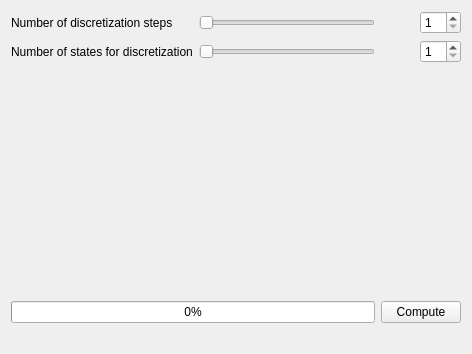
<ui version="4.0" >
 <class>SimpleMCModelerWidget</class>
 <widget class="QWidget" name="SimpleMCModelerWidget" >
  <property name="geometry" >
   <rect>
    <x>0</x>
    <y>0</y>
    <width>472</width>
    <height>354</height>
   </rect>
  </property>
  <property name="windowTitle" >
   <string>Form</string>
  </property>
  <layout class="QGridLayout" >
   <item row="0" column="0" >
    <widget class="QLabel" name="label" >
     <property name="text" >
      <string>Number of discretization steps</string>
     </property>
    </widget>
   </item>
   <item row="0" column="1" >
    <widget class="QSlider" name="sliderDSteps" >
     <property name="orientation" >
      <enum>Qt::Horizontal</enum>
     </property>
    </widget>
   </item>
   <item row="0" column="3" >
    <widget class="QSpinBox" name="numdstepsEdit" >
     <property name="minimum" >
      <number>1</number>
     </property>
    </widget>
   </item>
   <item row="1" column="0" >
    <widget class="QLabel" name="label_2" >
     <property name="text" >
      <string>Number of states for discretization</string>
     </property>
    </widget>
   </item>
   <item row="1" column="1" >
    <widget class="QSlider" name="sliderStates" >
     <property name="orientation" >
      <enum>Qt::Horizontal</enum>
     </property>
    </widget>
   </item>
   <item row="1" column="3" >
    <widget class="QSpinBox" name="numstatesEdit" >
     <property name="minimum" >
      <number>1</number>
     </property>
    </widget>
   </item>
   <item row="2" column="0" >
    <spacer>
     <property name="orientation" >
      <enum>Qt::Vertical</enum>
     </property>
     <property name="sizeHint" stdset="0" >
      <size>
       <width>61</width>
       <height>145</height>
      </size>
     </property>
    </spacer>
   </item>
   <item row="3" column="0" colspan="2" >
    <widget class="QProgressBar" name="progressBar" >
     <property name="value" >
      <number>0</number>
     </property>
    </widget>
   </item>
   <item row="3" column="2" colspan="2" >
    <widget class="QPushButton" name="computeButton" >
     <property name="text" >
      <string>Compute</string>
     </property>
    </widget>
   </item>
   <item row="4" column="0" colspan="2" >
    <widget class="QLabel" name="progressLabel" >
     <property name="text" >
      <string/>
     </property>
    </widget>
   </item>
  </layout>
 </widget>
 <resources/>
 <connections>
  <connection>
   <sender>sliderDSteps</sender>
   <signal>valueChanged(int)</signal>
   <receiver>numdstepsEdit</receiver>
   <slot>setValue(int)</slot>
   <hints>
    <hint type="sourcelabel" >
     <x>253</x>
     <y>25</y>
    </hint>
    <hint type="destinationlabel" >
     <x>419</x>
     <y>28</y>
    </hint>
   </hints>
  </connection>
  <connection>
   <sender>numdstepsEdit</sender>
   <signal>valueChanged(int)</signal>
   <receiver>sliderDSteps</receiver>
   <slot>setValue(int)</slot>
   <hints>
    <hint type="sourcelabel" >
     <x>413</x>
     <y>14</y>
    </hint>
    <hint type="destinationlabel" >
     <x>285</x>
     <y>23</y>
    </hint>
   </hints>
  </connection>
  <connection>
   <sender>sliderStates</sender>
   <signal>valueChanged(int)</signal>
   <receiver>numstatesEdit</receiver>
   <slot>setValue(int)</slot>
   <hints>
    <hint type="sourcelabel" >
     <x>222</x>
     <y>50</y>
    </hint>
    <hint type="destinationlabel" >
     <x>435</x>
     <y>66</y>
    </hint>
   </hints>
  </connection>
  <connection>
   <sender>numstatesEdit</sender>
   <signal>valueChanged(int)</signal>
   <receiver>sliderStates</receiver>
   <slot>setValue(int)</slot>
   <hints>
    <hint type="sourcelabel" >
     <x>439</x>
     <y>47</y>
    </hint>
    <hint type="destinationlabel" >
     <x>291</x>
     <y>58</y>
    </hint>
   </hints>
  </connection>
 </connections>
</ui>
